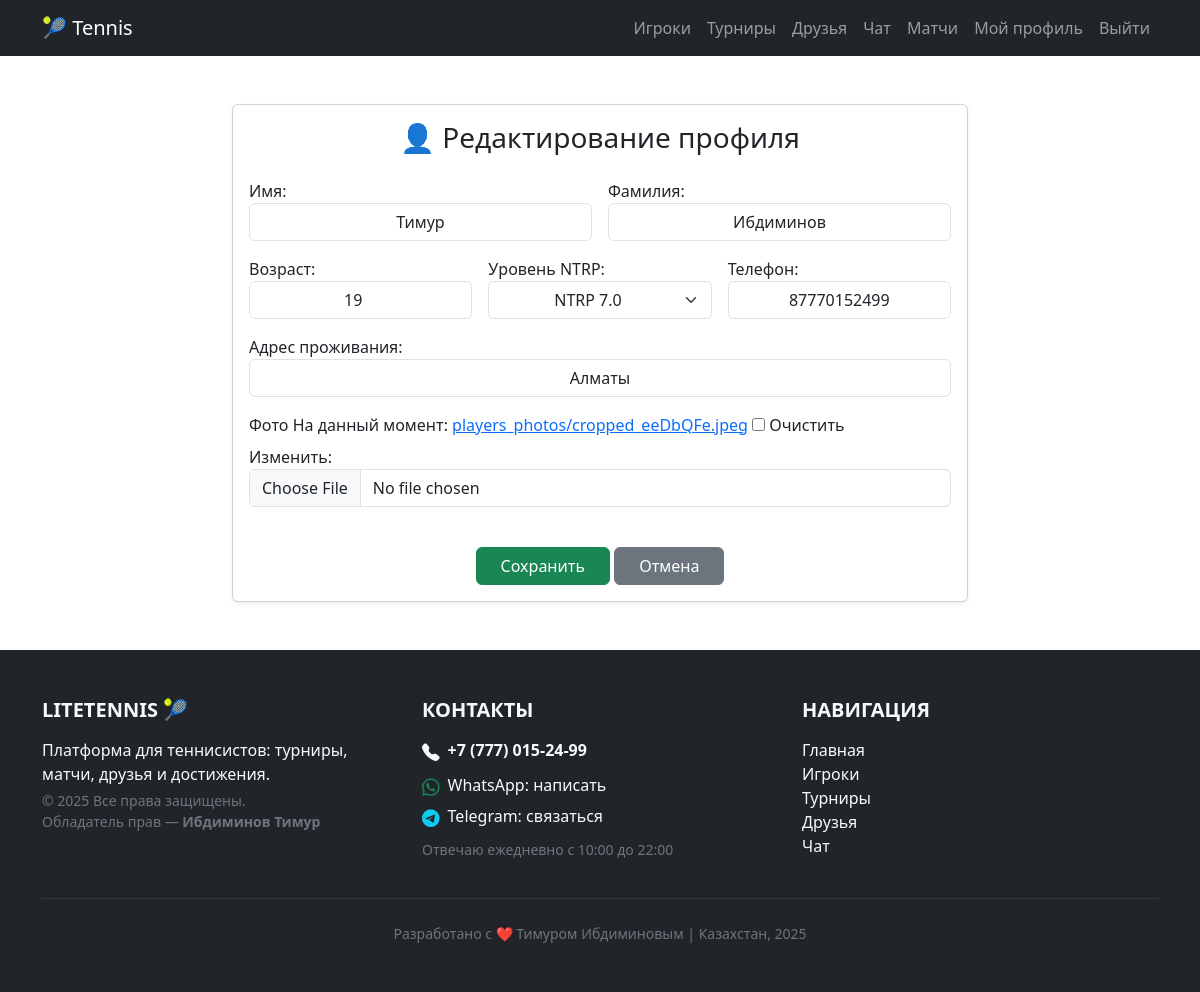
Page /players/profile/edit/ (signed in) on the committed database.
### players/models.py (models this page shows, shortened)
class Player(models.Model):
    user = models.OneToOneField(
        User,
        on_delete=models.CASCADE,
        related_name="player_profile",
        blank=True,
        null=True,
    )
    first_name = models.CharField("Имя", max_length=50)
    last_name = models.CharField("Фамилия", max_length=50)
    age = models.PositiveIntegerField("Возраст")
    level = models.CharField("Уровень NTRP", max_length=50, choices=LEVEL_CHOICES)
    photo = models.ImageField(
        "Фото игрока",
        upload_to=player_photo_upload,
        blank=True,
        null=True,
    )
    phone_number = models.CharField("Телефон", max_length=20, blank=True, null=True)
    address = models.CharField("Адрес проживания", max_length=255, blank=True, null=True)
    class Meta:
        verbose_name = "Игрок"
        verbose_name_plural = "Игроки"
        ordering = ["last_name", "first_name"]

### players/views.py (the view)
# urls.py: path("profile/edit/", views.edit_my_player_profile, name="player_profile_edit"),
@login_required
def edit_my_player_profile(request):
    player = getattr(request.user, "player_profile", None)
    if not player:
        return redirect("player_create_profile")
    if request.method == "POST":
        form = PlayerProfileForm(request.POST, request.FILES, instance=player)
        if form.is_valid():
            player = form.save(commit=False)
            photo_data = request.POST.get("photo_data")
            cropped = _decode_base64_image(photo_data)
            if cropped:
                player.photo = cropped
            try:
                player.save()
                messages.success(request, "Профиль обновлён!")
                return redirect("my_profile")
            except Exception as e:
                print("⚠️ Ошибка сохранения профиля:", e)
                messages.error(request, "Не удалось сохранить изменения.")
    else:
        form = PlayerProfileForm(instance=player)
    return render(request, "players/player_profile_form.html", {"form": form, "edit_mode": True})

### players/templates/players/player_profile_form.html (shortened to what this page needs)
{% extends "base.html" %}
{% load static %}
{% block content %}
<div class="row justify-content-center">
  <div class="col-lg-8">
    <div class="card shadow-sm">
      <div class="card-body">
        <h3 class="card-title text-center mb-4">
          {% if edit_mode %}👤 Редактирование профиля{% else %}👤 Создать профиль{% endif %}
        </h3>
        <form method="post" enctype="multipart/form-data">
          <div class="row g-3">
            <div class="col-md-6">
              {{ form.first_name.label_tag }} {{ form.first_name }}
            </div>
            <div class="col-md-6">
              {{ form.last_name.label_tag }} {{ form.last_name }}
            </div>
            <div class="col-md-4">
              {{ form.age.label_tag }} {{ form.age }}
            </div>
            <div class="col-md-4">
              {{ form.level.label_tag }} {{ form.level }}
            </div>
            <div class="col-md-4">
              {{ form.phone_number.label_tag }} {{ form.phone_number }}
            </div>
            <div class="col-12">
              {{ form.address.label_tag }} {{ form.address }}
            </div>
            <div class="col-12">
              <label class="form-label">Фото</label>
              {{ form.photo }}
            </div>
          </div>
          <div class="text-center mt-4">
            <button class="btn btn-success px-4">Сохранить</button>
            <a class="btn btn-secondary px-4" href="{% url 'players_list' %}">Отмена</a>
          </div>
        </form>
      </div>
    </div>
  </div>
</div>
<link rel="stylesheet" href="https://cdnjs.cloudflare.com/ajax/libs/cropperjs/1.6.2/cropper.min.css"/>
{% endblock %}

### static/styles.css (style rules this page uses)
body { background-color: #ffffff; }

### players/templates/base.html (style rules this page uses)
html, body { height: 100%; margin: 0; }
body { display: flex; flex-direction: column; min-height: 100vh; }

### rows in the picture
Player: first_name "Тимур", last_name "Ибдиминов", age "19", level "NTRP 7.0", phone_number "87770152499", address "Алматы"
